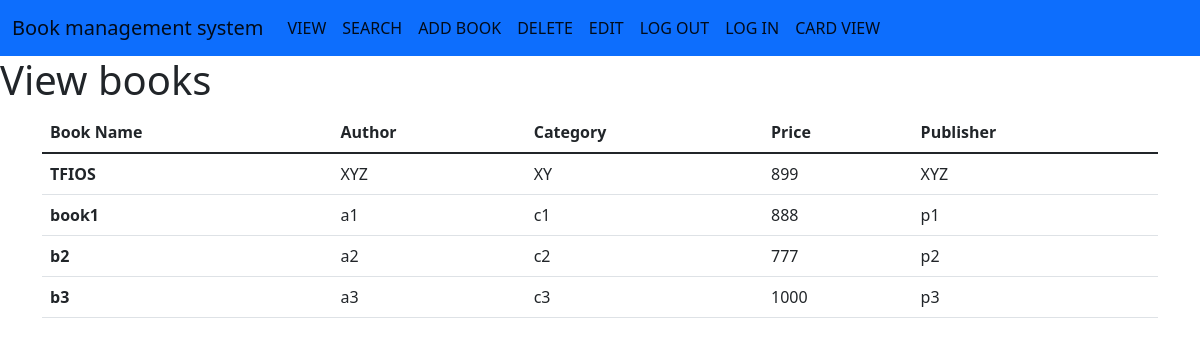
Page /viewall on the earlier database version.
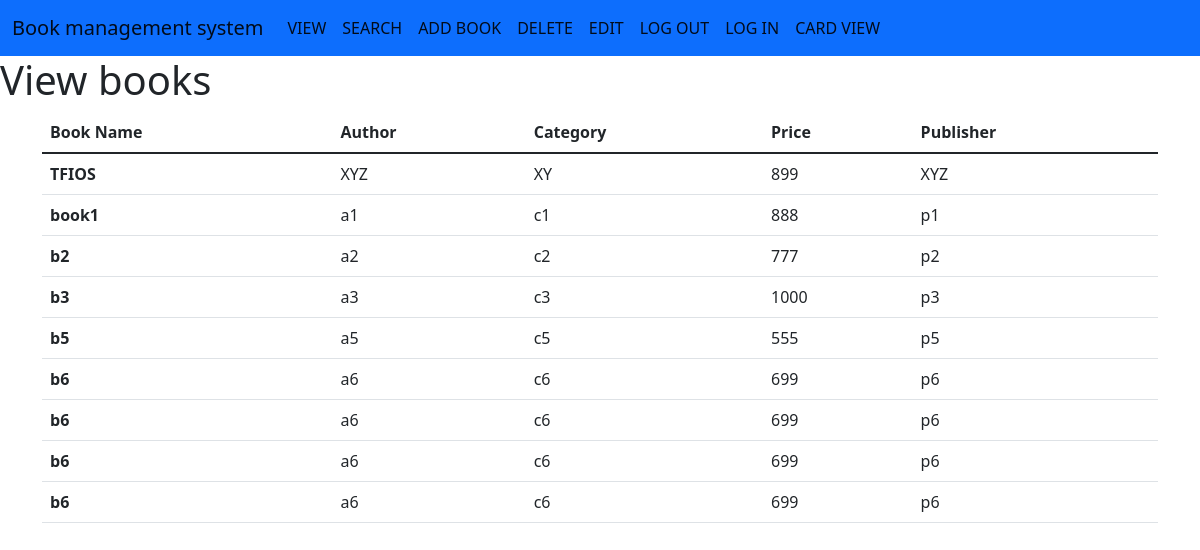
Same page on the later database version.
### tables this page shows
CREATE TABLE BOOKS(
    ID INTEGER PRIMARY KEY AUTOINCREMENT,
    BOOKNAME TEXT,
    AUTHOR TEXT,
    CATEGORY TEXT,
    PRICE TEXT,
    PUBLISHER TEXT);

### main.py (the view)
@app1.route("/viewall")
def view():
    cur = con.cursor()
    cur.execute("SELECT * FROM BOOKS")
    res = cur.fetchall()
    return render_template("viewall.html", bookss=res)

### templates/viewall.html
{% extends "base.html" %}
{% block content %}
<h1>View  books </h1>
<div class="container">
    <div class="row">
        <div class="col col-sm-12 col-md-12 col-lg-12 col-xl-12 col-xxl-12">
            <table class="table">
                <thead>
                    <tr>
                        <th scope="col">Book Name</th>
                        <th scope="col">Author</th>
                        <th scope="col">Category</th>
                        <th scope="col">Price</th>
                        <th scope="col">Publisher</th>
                    </tr>
                </thead>
                <tbody>
                    {% for i in bookss %}
                    <tr>
                        <th scope="row">{{i[1]}}</th>
                            <td>{{i[2]}}</td>
                            <td>{{i[3]}}</td>
                            <td>{{i[4]}}</td>
                            <td>{{i[5]}}</td>
                    </tr>
                    {% endfor %}
                </tbody>
            </table>
        </div>
    </div>
</div>
{% endblock %}

### templates/base.html (shortened to what this page needs)
<!DOCTYPE html>
<html lang="en">
<head>
    <link href="https://cdn.jsdelivr.net/npm/bootstrap@5.1.3/dist/css/bootstrap.min.css" rel="stylesheet">
</head>
<body>
    <nav class="navbar navbar-expand-lg navbar-light bg-primary">
        <div class="container-fluid">
          <a class="navbar-brand" href="#">Book management system</a>
          <div class="collapse navbar-collapse" id="navbarNav">
            <ul class="navbar-nav">
              <li class="nav-item">
                <a class="nav-link active"  href="/viewall">VIEW</a>
              </li>
              <li class="nav-item">
                <a class="nav-link active" href="/search">SEARCH</a>
              </li>
              <li class="nav-item">
                <a class="nav-link active" href="/bookentry">ADD BOOK</a>
              </li>
              <li class="nav-item">
                <a class="nav-link active" href ="/delete">DELETE</a>
              </li>
              <li class="nav-item">
                <a class="nav-link active" href ="/edit">EDIT</a>
              </li>
              <li class="nav-item">
                <a class="nav-link active" href="/">LOG OUT</a>
              </li>
              <li class="nav-item">
                <a class="nav-link active" href="/adminlogin">LOG IN</a>
              </li>
                <li class="nav-item">
                <a class="nav-link active" href="/cardview">CARD VIEW</a>
              </li>
            </ul>
          </div>
        </div>
      </nav>
      {% block content %}
      {% endblock %}
</body>
</html>

Differences in the rows shown:
added BOOKS: BOOKNAME "b5", AUTHOR "a5", CATEGORY "c5", PRICE "555", PUBLISHER "p5"
added BOOKS: BOOKNAME "b6", AUTHOR "a6", CATEGORY "c6", PRICE "699", PUBLISHER "p6"
added BOOKS: BOOKNAME "b6", AUTHOR "a6", CATEGORY "c6", PRICE "699", PUBLISHER "p6"
added BOOKS: BOOKNAME "b6", AUTHOR "a6", CATEGORY "c6", PRICE "699", PUBLISHER "p6"
added BOOKS: BOOKNAME "b6", AUTHOR "a6", CATEGORY "c6", PRICE "699", PUBLISHER "p6"
